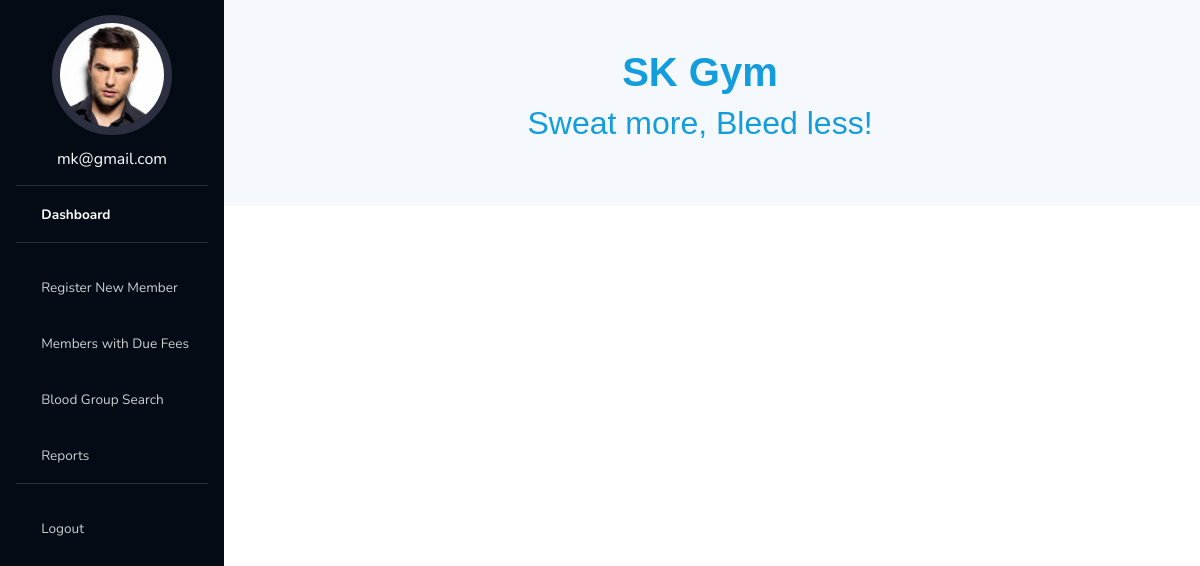
Page /dueMembers/ (signed in) on the committed database.
### myauth/models.py (models this page shows, shortened)
class User(AbstractUser):
    username=models.CharField(max_length=50, null=True, blank=True)
    phone=models.CharField(max_length=50, null=True, blank=True)
    email=models.EmailField(unique=True)
    profile_pic=models.ImageField(null=True, blank=True, default='unknown_profile_pic.jpg')
    blood_group=models.CharField(max_length=10, null=True, blank=True)
    due_date=models.DateField(null=True, blank=True)
    created=models.DateField(auto_now_add=True)
    updated=models.DateField(auto_now=True)
    fee_paid_date=models.DateField(null=True, blank=True)
    fee_amount=models.CharField(max_length=10, null=True, blank=True)
    is_active=models.BooleanField(default=False)
    is_fee_paid=models.BooleanField(default=False)
    is_staff=models.BooleanField(default=False)
    added_by = models.ForeignKey('self', on_delete=models.CASCADE, null=True, blank=True, related_name='Member_added_by')
    USERNAME_FIELD='email'
    REQUIRED_FIELDS=[]
    objects = CustomUserManager()

### myauth/views.py (the view)
# urls.py: path('dueMembers/', dueMembers, name="dueMembers"),
@login_required(login_url="loginPage")
def dueMembers(request):
    due_members=[]
    today_date = timezone.now().date()
    members=User.objects.all()
    for member in members:
        if not member.is_staff:
            print(member.is_fee_paid)
            if not member.is_fee_paid:
                due_members.append(member)
    paginator = Paginator(due_members, 8)
    page_number = request.GET.get('page')
    page_obj = paginator.get_page(page_number)
    context={'page_obj':page_obj}
    return render(request, "myauth/dueMembersComponent.html",context)

### myauth/templates/myauth/dueMembersComponent.html (shortened to what this page needs)
{% extends 'main.html' %}
{% load static %}
 {% block content %}
<main class="container pl-0" >
  {% include 'myauth/hero.html' %}
<br>
{% endblock %}

### templates/navbar.html (shortened to what this page needs)
{% load static %}
<ul
  class="navbar-nav bg-gradient-primary sidebar sidebar-dark accordion"
  id="accordionSidebar"
>
  <div class="profile mb-2">
    {% if request.user.profile_pic %}
    <img src="{{ request.user.profile_pic.url }}" alt="" class="img-fluid rounded-circle">
    {% else %}
    <img src="{% static 'images/unknown_profile_pic.jpg' %}" alt="" class="img-fluid rounded-circle">
    {% endif %}
    <h6 class="text-white text-center"><a href="{% url 'home' %}" class="text-white">{{request.user.email}}</a></h6>
  </div>
  <hr class="sidebar-divider my-0" />
  <li class="nav-item active">
    <a class="nav-link" href="{% url 'home' %}">
      <i class="fas fa-fw fa-tachometer-alt"></i>
      <span>Dashboard</span></a
    >
  </li>
  <hr class="sidebar-divider" />
  <li class="nav-item">
    <a class="nav-link" href="{% url 'registerNewUser' %}">
      <i class="fas fa-fw fa-edit"></i>
      <span>Register New Member</span></a
    >
  </li>
  <li class="nav-item">
    <a class="nav-link" href="{% url 'dueMembers' %}">
      <i class="fas fa-fw fa-edit"></i>
      <span>Members with Due Fees</span></a
    >
  </li>
  <li class="nav-item">
    <a class="nav-link" href="{% url 'bloodGroup' %}">
      <i class="fas fa-fw fa-edit"></i>
      <span>Blood Group Search</span></a
    >
  </li>
  <li class="nav-item">
    <a class="nav-link" href="{% url 'reports' %}">
      <i class="fas fa-fw fa-tablet"></i>
      <span>Reports</span></a
    >
  </li>
  <hr class="sidebar-divider" />
  <li class="nav-item">
    <a class="nav-link" href="{% url 'logoutPage' %}">
      <i class="fas fa-fw fa-circle"></i>
      <span>Logout</span></a
    >
  </li>
</ul>

### static/css/styles.css (style rules this page uses)
.container { max-width: 100% !important; }
#accordionSidebar { position: fixed; background: #040b14; }
main { background: #f5f8fd; margin-left: 14rem !important; }

### templates/navbar.html (style rules this page uses)
.profile img { margin: 15px auto; display: block; width: 120px; border: 8px solid #2c2f3f; object-fit: cover; }
.img-fluid { max-width: 100%; height: 120px; }

### rows in the picture
User: user.profile_pic (picture), user.email "mk@gmail.com"
